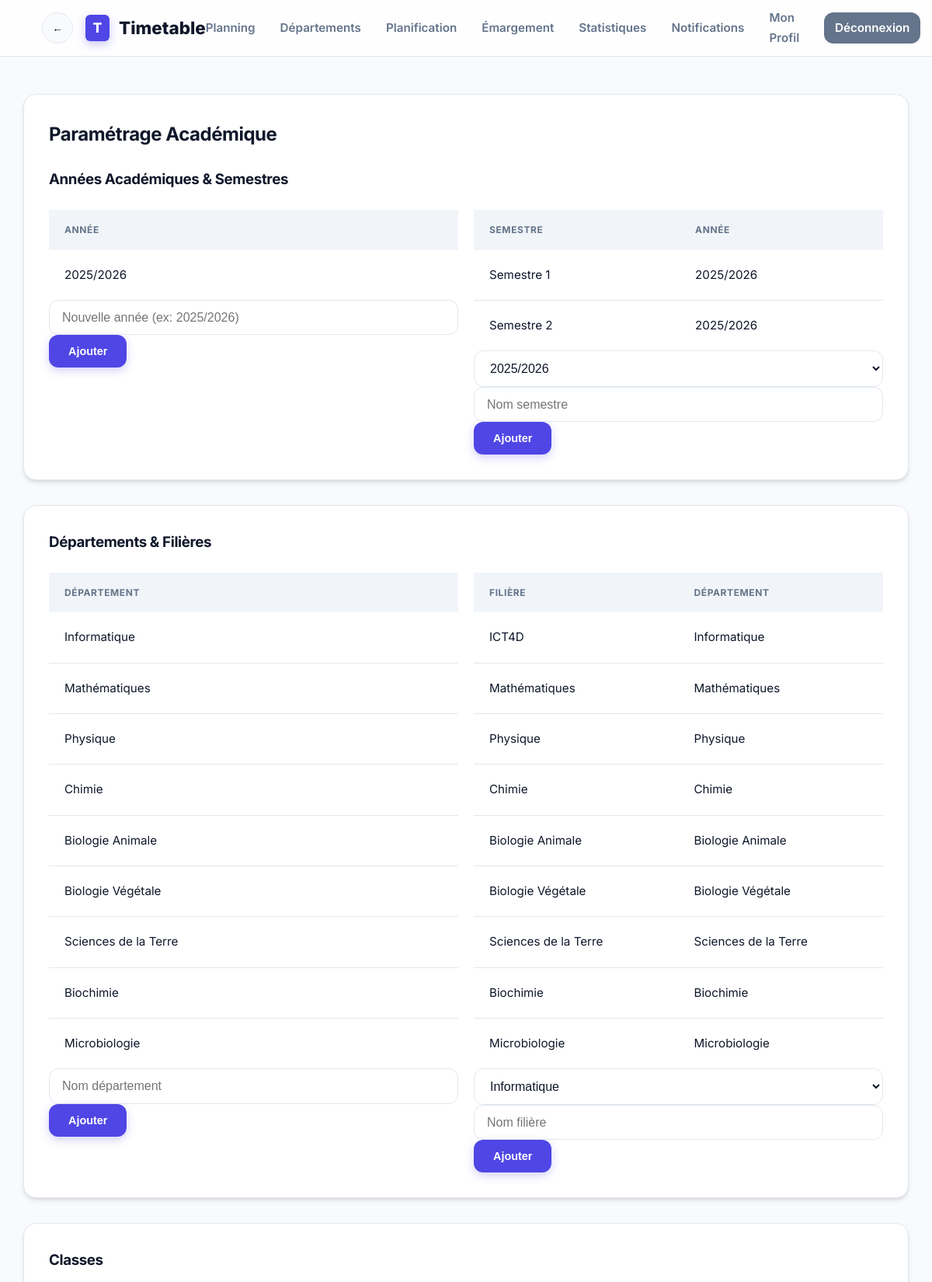
Screenshot of /timetable_app/modules/academics/manage.php (signed in, upper part) with the database file from the repository.
### tables this page shows
CREATE TABLE `academic_years` (
  `id` int(11) NOT NULL AUTO_INCREMENT,
  `name` varchar(20) NOT NULL,
  PRIMARY KEY (`id`)
);

CREATE TABLE `semesters` (
  `id` int(11) NOT NULL AUTO_INCREMENT,
  `academic_year_id` int(11) DEFAULT NULL,
  `name` varchar(50) NOT NULL,
  PRIMARY KEY (`id`),
  KEY `academic_year_id` (`academic_year_id`),
  CONSTRAINT `semesters_ibfk_1` FOREIGN KEY (`academic_year_id`) REFERENCES `academic_years` (`id`)
);

CREATE TABLE `departments` (
  `id` int(11) NOT NULL AUTO_INCREMENT,
  `name` varchar(100) NOT NULL,
  PRIMARY KEY (`id`)
);

CREATE TABLE `programs` (
  `id` int(11) NOT NULL AUTO_INCREMENT,
  `department_id` int(11) DEFAULT NULL,
  `name` varchar(100) NOT NULL,
  PRIMARY KEY (`id`),
  KEY `department_id` (`department_id`),
  CONSTRAINT `programs_ibfk_1` FOREIGN KEY (`department_id`) REFERENCES `departments` (`id`)
);

### timetable_app/modules/academics/manage.php (the view, shortened to what this page needs)
<?php
require_once __DIR__ . '/../../includes/config.php';
$years = $pdo->query("SELECT * FROM academic_years")->fetchAll();
$semesters = $pdo->query("SELECT s.*, ay.name as year_name FROM semesters s JOIN academic_years ay ON s.academic_year_id = ay.id")->fetchAll();
$departments = $pdo->query("SELECT * FROM departments")->fetchAll();
$programs = $pdo->query("SELECT p.*, d.name as dept_name FROM programs p JOIN departments d ON p.department_id = d.id")->fetchAll();
require_once __DIR__ . '/../../includes/header.php';
?>
<div class="card">
    <h2>Paramétrage Académique</h2>
    <h3>Années Académiques & Semestres</h3>
    <div style="display: flex; gap: 20px;">
        <div style="flex: 1;">
            <table>
                <thead><tr><th>Année</th></tr></thead>
                <tbody><?php foreach($years as $y) echo "<tr><td>{$y['name']}</td></tr>"; ?></tbody>
            </table>
            <form method="POST">
                <input type="text" name="name" placeholder="Nouvelle année (ex: 2025/2026)" required>
                <button type="submit" name="add_year" class="btn btn-primary">Ajouter</button>
            </form>
        </div>
        <div style="flex: 1;">
            <table>
                <thead><tr><th>Semestre</th><th>Année</th></tr></thead>
                <tbody><?php foreach($semesters as $s) echo "<tr><td>{$s['name']}</td><td>{$s['year_name']}</td></tr>"; ?></tbody>
            </table>
            <form method="POST">
                <select name="academic_year_id"><?php foreach($years as $y) echo "<option value='{$y['id']}'>{$y['name']}</option>"; ?></select>
                <input type="text" name="name" placeholder="Nom semestre" required>
                <button type="submit" name="add_semester" class="btn btn-primary">Ajouter</button>
            </form>
        </div>
    </div>
</div>
<div class="card">
    <h3>Départements & Filières</h3>
    <div style="display: flex; gap: 20px;">
        <div style="flex: 1;">
            <table>
                <thead><tr><th>Département</th></tr></thead>
                <tbody><?php foreach($departments as $d) echo "<tr><td>{$d['name']}</td></tr>"; ?></tbody>
            </table>
            <form method="POST">
                <input type="text" name="name" placeholder="Nom département" required>
                <button type="submit" name="add_dept" class="btn btn-primary">Ajouter</button>
            </form>
        </div>
        <div style="flex: 1;">
            <table>
                <thead><tr><th>Filière</th><th>Département</th></tr></thead>
                <tbody><?php foreach($programs as $p) echo "<tr><td>{$p['name']}</td><td>{$p['dept_name']}</td></tr>"; ?></tbody>
            </table>
            <form method="POST">
                <select name="department_id"><?php foreach($departments as $d) echo "<option value='{$d['id']}'>{$d['name']}</option>"; ?></select>
                <input type="text" name="name" placeholder="Nom filière" required>
                <button type="submit" name="add_program" class="btn btn-primary">Ajouter</button>
            </form>
        </div>
    </div>
</div>
<div class="card">
    <h3>Classes</h3>
</div>
<?php
require_once __DIR__ . '/../../includes/footer.php';
?>

### timetable_app/assets/css/style.css (style rules this page uses)
:root { --primary: #4f46e5; --primary-hover: #4338ca; --primary-light: #eef2ff; --secondary: #64748b; --secondary-hover: #475569; --success: #10b981; --success-hover: #059669; --danger: #ef4444; --danger-hover: #dc2626; --warning: #f59e0b; --bg: #f8fafc; --surface: #ffffff; --text: #0f172a; --text-muted: #64748b; --border: #e2e8f0; --input-bg: #ffffff; --shadow-sm: 0 1px 2px 0 rgb(0 0 0 / 0.05); --shadow: 0 4px 6px -1px rgb(0 0 0 / 0.1), 0 2px 4px -2px rgb(0 0 0 / 0.1); --shadow-md: 0 10px 15px -3px rgb(0 0 0 / 0.1), 0 4px 6px -4px rgb(0 0 0 / 0.1); --shadow-lg: 0 20px 25px -5px rgb(0 0 0 / 0.1), 0 8px 10px -6px rgb(0 0 0 / 0.1); --radius-sm: 0.375rem; --radius: 0.75rem; --radius-lg: 1rem; --transition: all 0.3s cubic-bezier(0.4, 0, 0.2, 1); }
* { box-sizing: border-box; margin: 0; padding: 0; }
body { font-family: 'Inter', -apple-system, BlinkMacSystemFont, "Segoe UI", Roboto, sans-serif; background-color: var(--bg); color: var(--text); line-height: 1.6; -webkit-font-smoothing: antialiased; }
.card { background: var(--surface); padding: 2rem; border-radius: var(--radius-lg); border: 1px solid var(--border); box-shadow: var(--shadow); margin-bottom: 2rem; transition: var(--transition); animation: fadeIn 0.8s cubic-bezier(0.16, 1, 0.3, 1); }
.card h1, .card h2, .card h3 { margin-bottom: 1.5rem; color: var(--text); font-weight: 700; letter-spacing: -0.02em; }
.btn { display: inline-flex; align-items: center; justify-content: center; padding: 0.75rem 1.5rem; border-radius: var(--radius); font-weight: 600; font-size: 0.9rem; cursor: pointer; transition: var(--transition); text-decoration: none; border: 1px solid transparent; gap: 0.5rem; }
.btn-primary { background: var(--primary); color: white; box-shadow: 0 4px 12px rgba(79, 70, 229, 0.25); }
input[type="text"], input[type="password"], input[type="number"], input[type="date"], input[type="email"], select, textarea { width: 100%; padding: 0.8rem 1rem; border: 1px solid var(--border); border-radius: var(--radius); background-color: var(--input-bg); color: var(--text); font-size: 1rem; transition: var(--transition); }
table { width: 100%; border-collapse: collapse; }
th { background-color: #f1f5f9; color: var(--text-muted); font-weight: 700; font-size: 0.75rem; text-transform: uppercase; letter-spacing: 0.05em; padding: 1rem 1.25rem; text-align: left; }
td { padding: 1.25rem; font-size: 0.95rem; border-bottom: 1px solid var(--border); transition: var(--transition); }
tr:last-child td { border-bottom: none; }

### rows the page displays
academic_years: name "2025/2026"
semesters: name "Semestre 1", academic_year.name "2025/2026"
semesters: name "Semestre 2", academic_year.name "2025/2026"
departments: name "Informatique"
departments: name "Mathématiques"
departments: name "Physique"
departments: name "Chimie"
departments: name "Biologie Animale"
departments: name "Biologie Végétale"
departments: name "Sciences de la Terre"
departments: name "Biochimie"
departments: name "Microbiologie"
programs: name "ICT4D", department.name "Informatique"
programs: name "Mathématiques", department.name "Mathématiques"
programs: name "Physique", department.name "Physique"
programs: name "Chimie", department.name "Chimie"
programs: name "Biologie Animale", department.name "Biologie Animale"
programs: name "Biologie Végétale", department.name "Biologie Végétale"
programs: name "Sciences de la Terre", department.name "Sciences de la Terre"
programs: name "Biochimie", department.name "Biochimie"
programs: name "Microbiologie", department.name "Microbiologie"

### other values shown
form field academic_year_id "2025/2026"
form field department_id "Informatique"
